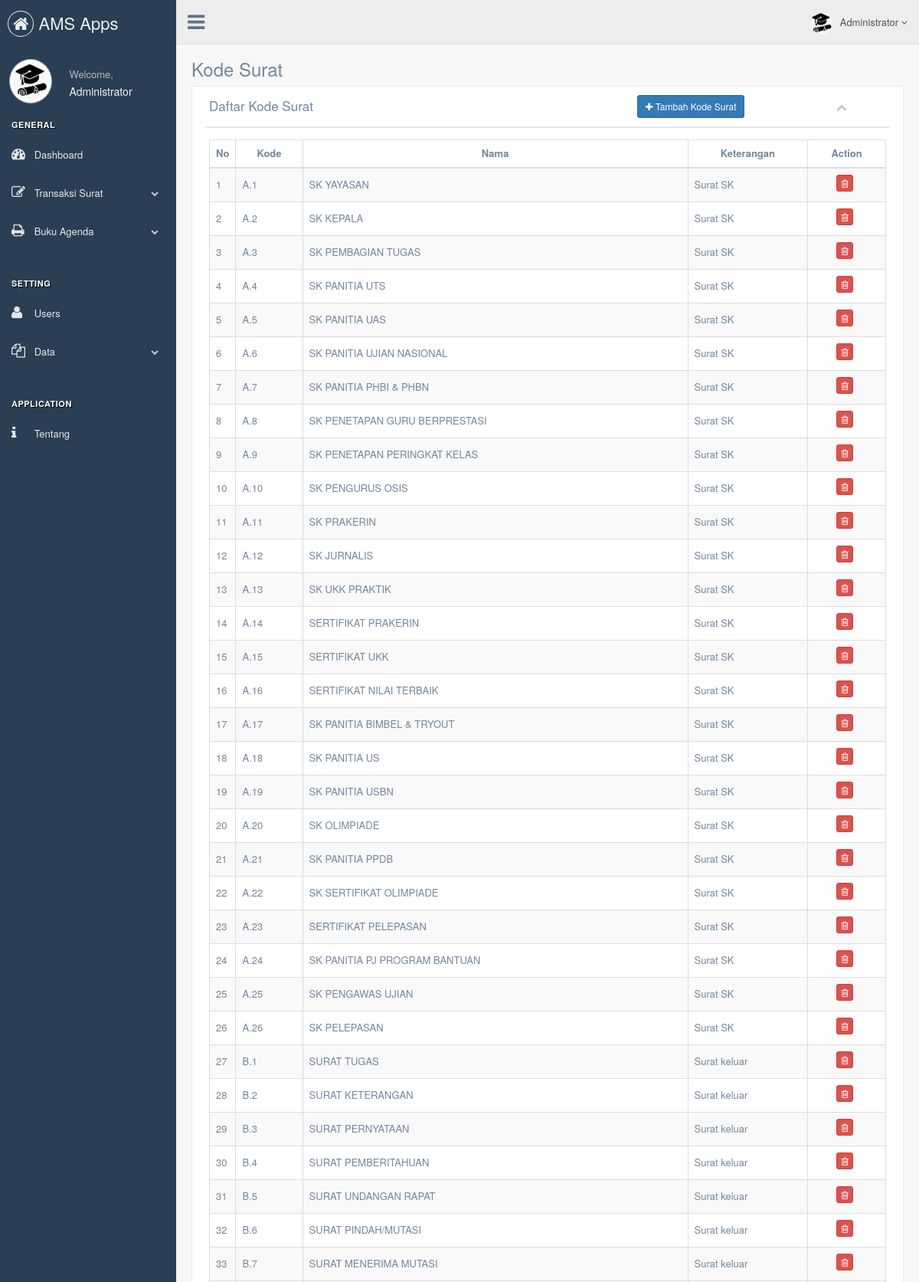
/index.php?page=jenis (signed in, upper part), run on the app's committed database.
### tables this page shows
CREATE TABLE `surat_jenis` (
  `id_jenis` int(11) NOT NULL,
  `kode` varchar(10) NOT NULL,
  `nama` varchar(50) NOT NULL,
  `ket` varchar(20) NOT NULL
);

### jenis.php (the view, shortened to what this page needs)
<div class="">
	<div class="page-title">
		<div class="title_left">
			<h3>Kode Surat</h3>
		</div>
	</div>
	<div class="clearfix"></div>
	<div class="row">
		<div class="col-md-12 col-sm-12 col-xs-12">
			<div class="x_panel">
				<div class="x_title">
					<h2>Daftar Kode Surat</h2>&nbsp; &nbsp;<a href="index.php?page=tambah_jenis" class="btn btn-primary btn-sm"><i class="fa fa-plus"></i> Tambah Kode Surat</a>
					<ul class="nav navbar-right panel_toolbox">
						<li><a class="collapse-link"><i class="fa fa-chevron-up"></i></a></li>
					</ul>
				</div>
				<div class="x_content">
					<table id="surat_masuk" class="table table-striped table-bordered table-hover table-sm">
						<thead>
							<tr style="font-size: 13px;">
								<th width="1" style="vertical-align: middle;">No</th>
								<th>
									<center>Kode</center>
								</th>
								<th>
									<center>Nama</center>
								</th>
								<th>
									<center>Keterangan</center>
								</th>
								<th style="vertical-align: middle;">
									<center>Action</center>
								</th>
							</tr>
						</thead>
						<tbody>
							<tr>
								<?php
								$no = 1;
								$query	= "SELECT * FROM surat_jenis ";
								$sql	= mysqli_query($connect, $query);
								while ($data = mysqli_fetch_array($sql)) {
								?>
									<td width="1" style="vertical-align: middle;"><?php echo $no++; ?></td>
									<td style="vertical-align: middle;"><?php echo $data['kode'] ?></td>
									<td style="vertical-align: middle;"><?php echo $data['nama'] ?></td>
									<td style="vertical-align: middle;">Surat <?php echo $data['ket'] ?></td>
									<td>
										<center>
											<form action="" method="post">
												<button class="btn btn-danger btn-xs" type="submit" name="del" title="Hapus"><i class="fa fa-trash-o"></i></button>
											</form>
										</center>
									</td>
							</tr>
						<?php } ?>
						</tbody>
					</table>
				</div>
			</div>
		</div>
	</div>
</div>

### data on the page
surat_jenis: kode "A.1", nama "SK YAYASAN", ket "SK"
surat_jenis: kode "A.2", nama "SK KEPALA", ket "SK"
surat_jenis: kode "A.3", nama "SK PEMBAGIAN TUGAS", ket "SK"
surat_jenis: kode "A.4", nama "SK PANITIA UTS", ket "SK"
surat_jenis: kode "A.5", nama "SK PANITIA UAS", ket "SK"
surat_jenis: kode "A.6", nama "SK PANITIA UJIAN NASIONAL", ket "SK"
surat_jenis: kode "A.7", nama "SK PANITIA PHBI & PHBN", ket "SK"
surat_jenis: kode "A.8", nama "SK PENETAPAN GURU BERPRESTASI", ket "SK"
surat_jenis: kode "A.9", nama "SK PENETAPAN PERINGKAT KELAS", ket "SK"
surat_jenis: kode "A.10", nama "SK PENGURUS OSIS", ket "SK"
surat_jenis: kode "A.11", nama "SK PRAKERIN", ket "SK"
surat_jenis: kode "A.12", nama "SK JURNALIS", ket "SK"
surat_jenis: kode "A.13", nama "SK UKK PRAKTIK", ket "SK"
surat_jenis: kode "A.14", nama "SERTIFIKAT PRAKERIN", ket "SK"
surat_jenis: kode "A.15", nama "SERTIFIKAT UKK", ket "SK"
surat_jenis: kode "A.16", nama "SERTIFIKAT NILAI TERBAIK", ket "SK"
surat_jenis: kode "A.17", nama "SK PANITIA BIMBEL & TRYOUT", ket "SK"
surat_jenis: kode "A.18", nama "SK PANITIA US", ket "SK"
surat_jenis: kode "A.19", nama "SK PANITIA USBN", ket "SK"
surat_jenis: kode "A.20", nama "SK OLIMPIADE", ket "SK"
surat_jenis: kode "A.21", nama "SK PANITIA PPDB", ket "SK"
surat_jenis: kode "A.22", nama "SK SERTIFIKAT OLIMPIADE", ket "SK"
surat_jenis: kode "A.23", nama "SERTIFIKAT PELEPASAN", ket "SK"
surat_jenis: kode "A.24", nama "SK PANITIA PJ PROGRAM BANTUAN", ket "SK"
surat_jenis: kode "A.25", nama "SK PENGAWAS UJIAN", ket "SK"
surat_jenis: kode "A.26", nama "SK PELEPASAN", ket "SK"
surat_jenis: kode "B.1", nama "SURAT TUGAS", ket "keluar"
surat_jenis: kode "B.2", nama "SURAT KETERANGAN", ket "keluar"
surat_jenis: kode "B.3", nama "SURAT PERNYATAAN", ket "keluar"
surat_jenis: kode "B.4", nama "SURAT PEMBERITAHUAN", ket "keluar"
surat_jenis: kode "B.5", nama "SURAT UNDANGAN RAPAT", ket "keluar"
surat_jenis: kode "B.6", nama "SURAT PINDAH/MUTASI", ket "keluar"
surat_jenis: kode "B.7", nama "SURAT MENERIMA MUTASI", ket "keluar"

### other printed values
$_SESSION['fullname'] "Administrator"
